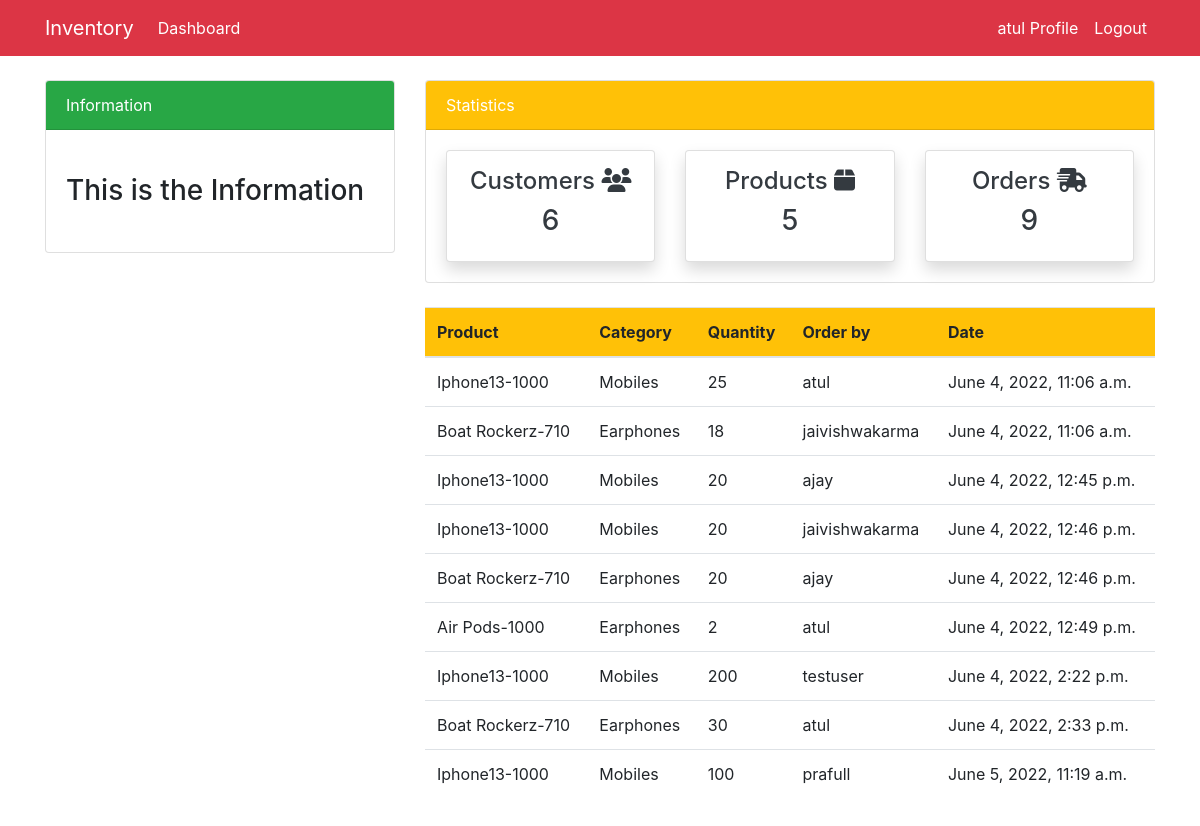
Screenshot of /order/ (signed in) with the database file from the repository.
### dashboard/models.py (models this page shows)
class Order(models.Model):
    product = models.ForeignKey(Product,on_delete=models.CASCADE,null = True)
    staff = models.ForeignKey(User,models.CASCADE,null = True)
    order_quantity = models.PositiveIntegerField(null = True)
    date = models.DateTimeField(auto_now_add = True)
    class Meta:
        verbose_name_plural = 'Order'

class Product(models.Model):
    name = models.CharField(max_length = 100,null=True)
    category = models.CharField(max_length = 100,choices = CATEGORY)
    quantity = models.PositiveIntegerField(null=True)
    class Meta:
        verbose_name_plural = 'Products'
    def __str__(self):
        return f'{self.name}-{self.quantity}'

### dashboard/views.py (the view)
# urls.py: path('order/',views.order,name='dashboard-order'),
@login_required(login_url = 'user-login')
def order(request) :
    orders=Order.objects.all()
    orders_count = orders.count()
    items = Product.objects.all()
    product_count = items.count()
    workers_count = User.objects.all().count()
    context ={
        'orders' : orders,
        'orders_count' : orders_count,
        'workers_count' : workers_count,
        'product_count':product_count,
    }
    return render(request,'dashboard/order.html',context)

### template/dashboard/order.html (shortened to what this page needs)
{%extends 'partials/base.html'%}
{% block content %}
{%include 'partials/topnav.html'%}
<div class="container">
    <div class="row my-4">
        <div class="col-md-4">
        </div>
        <div class="col-md-8">
            <table class="table bg-white">
                <thead class="bg-warning">
                    <th scope="col">Product</th>
                    <th scope="col">Category</th>
                    <th scope="col">Quantity</th>
                    <th scope="col">Order by</th>
                    <th scope="col">Date</th>
                </thead>
                <tbody>
                    {% for orders in orders %}
                    <tr>
                        <td>{{orders.product}}</td>
                        <td>{{orders.product.category}}</td>
                        <td>{{orders.order_quantity}}</td>
                        <td>
                            {{orders.staff.username}}
                        </td>
                        <td>
                            {{orders.date}}
                        </td>
                    </tr>
                    {% endfor %}
                </tbody>
            </table>
        </div>
    </div>
</div>
{%endblock%}

### template/partials/base.html (shortened to what this page needs)
{% load static %}
<!doctype html>
<html lang="en">
<head>
    <link rel="stylesheet" href="{% static 'style.css' %}">
    <link rel="stylesheet" href="https://cdn.jsdelivr.net/npm/bootstrap@4.6.1/dist/css/bootstrap.min.css"
>
    <link rel="stylesheet" href="https://cdnjs.cloudflare.com/ajax/libs/font-awesome/6.1.1/css/all.min.css"
 />
</head>
<body>
    {%include 'partials/nav.html'%}
    {% block content %}
    {% endblock %}
</body>
</html>

### template/partials/nav.html (shortened to what this page needs)
<nav class="navbar navbar-expand-lg navbar-info bg-danger">
    {% if user.is_authenticated %}
    <div class="container">
        <a class="navbar-brand text-white" href="{% url 'dashboard-index' %}">Inventory</a>
        <div class="collapse navbar-collapse" id="navbarSupportedContent">
            <ul class="navbar-nav mr-auto">
                <li class="nav-item active">
                    <a class="nav-link text-white" href="{% url 'dashboard-index' %}">Dashboard </a>
                </li>
            </ul>
            <ul class="navbar-nav ml-auto">
                <li class="nav-item active">
                    <a class="nav-link text-white" href="{% url 'user-profile'  %}">{{user.username}} Profile </a>
                </li>
                <li class="nav-item">
                    <a class="nav-link text-white" href="{% url 'user-logout'  %}">Logout</a>
                </li>
            </ul>
            {% endif %}
        </div>
    </div>
</nav>

### template/partials/topnav.html
<div class="container">
    <div class="row mt-4">
        <div class="col-md-4">
            <div class="card">
                <div class="card-header bg-success text-white">
                    Information
                </div>
                <div class="card-body">
                    <marquee behavior="" direction="">
                        <h3 class="my-4">This is the Information</h3>
                    </marquee>
                </div>
            </div>
        </div>
        <div class="col-md-8">
            <div class="card">
                <div class="card-header bg-warning text-white">
                    Statistics
                </div>
                <div class="card-body">
                    <div class="row">
                        <div class="col-md-4">
                            <a class="text-decoration-none text-dark" href="{% url 'dashboard-staff' %}">
                                <div class="card my-card shadow text-center p-3">
                                    <h4>Customers <i class="fas fa-users"></i></h4>
                                    <h3>{{workers_count}}</h3>
                                </div>
                            </a>
                        </div>
                        <div class="col-md-4">
                            <a class="text-decoration-none text-dark" href="{% url 'dashboard-product' %}">
                                <div class="card my-card shadow text-center p-3">
                                    <h4>Products <i class="fas fa-box"></i></h4>
                                    <h3>{{product_count}}</h3>
                                </div>
                            </a>
                        </div>
                        <div class="col-md-4">
                            <a class="text-decoration-none text-dark" href="{% url 'dashboard-order' %}">
                                <div class="card my-card shadow text-center p-3">
                                    <h4>Orders <i class="fas fa-shipping-fast"></i></h4>
                                    <h3>{{orders_count}}</h3>
                                </div>
                            </a>
                        </div>
                    </div>
                </div>
            </div>
        </div>
    </div>
</div>

### static/style.css (style rules this page uses)
body { background: rgb(230, 227, 227); }

### template/partials/base.html (style rules this page uses)
body { background-image: url('https://png.pngtree.com/background/20210712/original/pngtree-light-color-hand-drawn-school-supplies-book-education-background-picture-image_1177989.jpg'); background-repeat: no-repeat; background-size: 100%; }

### rows the page displays
Order: product "Iphone13-1000", product.category "Mobiles", order_quantity "25", staff.username "atul", date "June 4, 2022, 11:06 a.m."
Order: product "Boat Rockerz-710", product.category "Earphones", order_quantity "18", staff.username "jaivishwakarma", date "June 4, 2022, 11:06 a.m."
Order: product "Iphone13-1000", product.category "Mobiles", order_quantity "20", staff.username "ajay", date "June 4, 2022, 12:45 p.m."
Order: product "Iphone13-1000", product.category "Mobiles", order_quantity "20", staff.username "jaivishwakarma", date "June 4, 2022, 12:46 p.m."
Order: product "Boat Rockerz-710", product.category "Earphones", order_quantity "20", staff.username "ajay", date "June 4, 2022, 12:46 p.m."
Order: product "Air Pods-1000", product.category "Earphones", order_quantity "2", staff.username "atul", date "June 4, 2022, 12:49 p.m."
Order: product "Iphone13-1000", product.category "Mobiles", order_quantity "200", staff.username "testuser", date "June 4, 2022, 2:22 p.m."
Order: product "Boat Rockerz-710", product.category "Earphones", order_quantity "30", staff.username "atul", date "June 4, 2022, 2:33 p.m."
Order: product "Iphone13-1000", product.category "Mobiles", order_quantity "100", staff.username "prafull", date "June 5, 2022, 11:19 a.m."

### other values shown
{{ user.username }} "atul"
{{ workers_count }} "6"
{{ product_count }} "5"
{{ orders_count }} "9"
